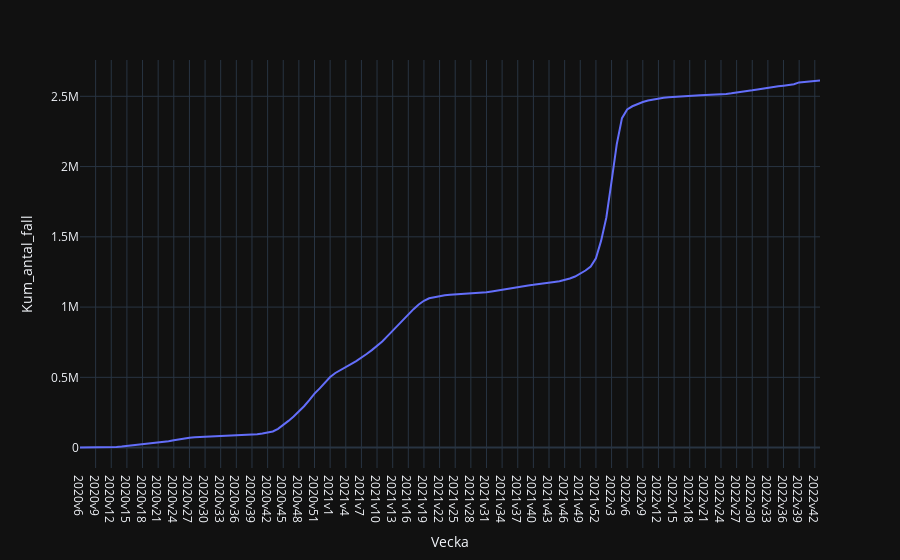

Source (notebook cell):
### Markdown cell above
### Uppgift f)
Rita linjediagram av kumulativt antal fall från 2020v6 till nu.

### Code cell
# Lineplot for total infection cases
fig1f = px.line(data_frame=veckodata, x="Vecka", y="Kum_antal_fall")
fig1f.show()

### Figure 1 — Plotly figure (JSON) as saved in the notebook; plotly's stock layout.template omitted (floating-point values rounded to 4 significant figures; data arrays with more than 128 entries replaced by an {"elided": "..."} marker saying what was removed)
{"data": [{"hovertemplate": "Vecka=%{x}<br>Kum_antal_fall=%{y}<extra></extra>", "legendgroup": "", "line": {"color": "#636efa", "dash": "solid"}, "marker": {"symbol": "circle"}, "mode": "lines", "name": "", "orientation": "v", "showlegend": false, "type": "scatter", "x": {"elided": "143 str values"}, "xaxis": "x", "y": {"elided": "143 int values"}, "yaxis": "y"}], "layout": {"legend": {"tracegroupgap": 0}, "margin": {"t": 60}, "xaxis": {"anchor": "y", "domain": [0, 1], "title": {"text": "Vecka"}}, "yaxis": {"anchor": "x", "domain": [0, 1], "title": {"text": "Kum_antal_fall"}}}}
